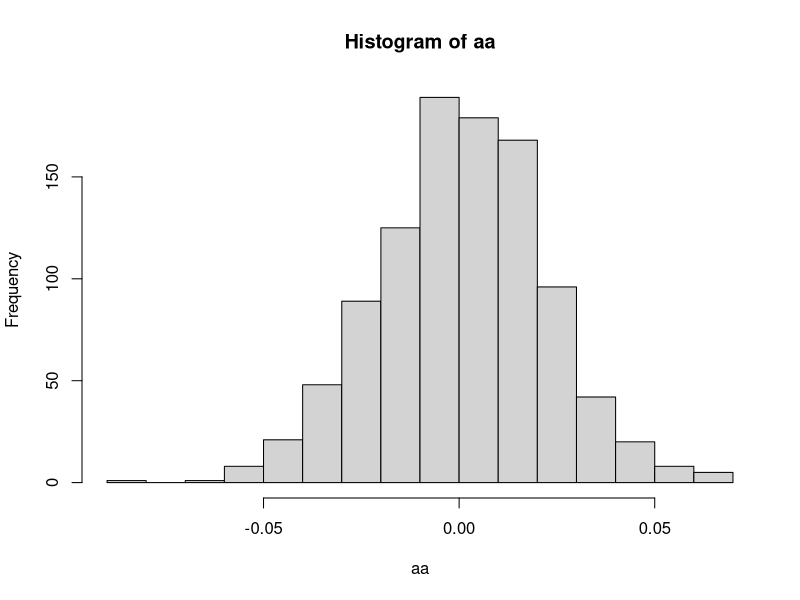

The R source for this figure:
aa <- c()

for (i in 1:1000) {
  x <- sample(c(0,1), size=2048, replace=TRUE)
  y <- sample(c(0,1), size=2048, replace=TRUE)
  a <- cor(x, y, method="pearson")
  aa <- c(aa, a)
} 

hist(aa)

myCor <- function(a,b) {
  ss <- 0
  sdA <- 0
  sdB <- 0
  avgA <- mean(a)
  avgB <- mean(b)
  for (i in 1:length(a)) {
    ss <- ss + (a[i] - avgA)*(b[i] - avgB)
    sdA <- sdA + (a[i] - avgA)^2
    sdB <- sdB + (b[i] - avgB)^2
  }
  return(ss/sqrt(sdA*sdB))
} 

xx <- c(1, 1, 0, 0, 0, 1, 1, 0, 1, 1)
yy <- c(0, 0, 0, 1, 1, 0, 1, 1, 0, 1)
cc <- cor(xx, yy, method="pearson")
print(sprintf("cc = %1.5f",cc))
dd <- myCor(xx, yy)
print(sprintf("dd = %1.5f",dd))
